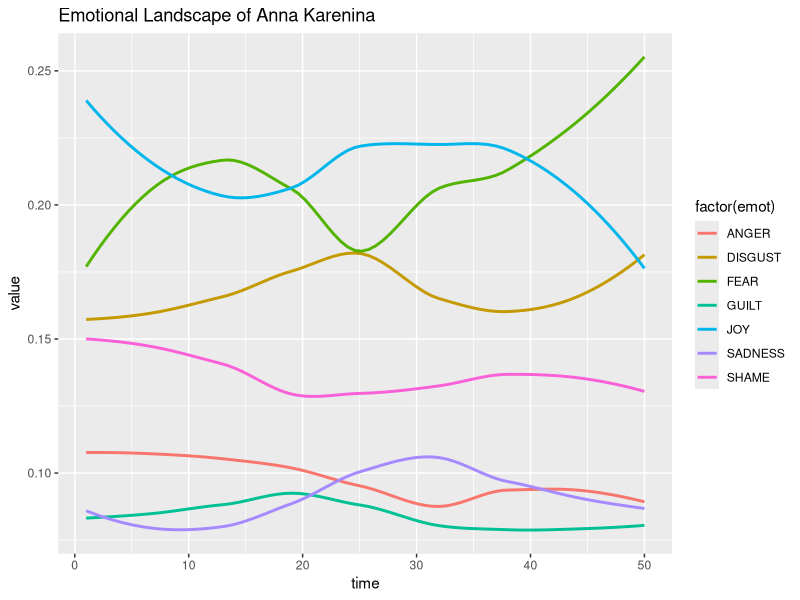

This figure's R source:
library(ggplot2)
library(reshape)

setwd("~/Desktop/SentimentCap/StoryData")

df = as.data.frame(read.csv('AnnaKareninaSent.csv', header = FALSE))
names = c('JOY','FEAR','ANGER','SADNESS','DISGUST','SHAME','GUILT')
col1 = c()
col2= c()
col3 = c()
for(i in 1:7) {
  for (j in 1:50) {
    col1 = append(col1, df[i,j])
    print(df[i,j])
  }
  col2 = append(col2, rep(names[i], 50))
  col3 = append(col3, seq(1,50))
}

df = data.frame(value = col1, emot = col2, time = col3)
p = ggplot(df, aes(x = time, y = value, color = factor(emot)))
# p + geom_smooth(se = FALSE) + geom_point() + geom_line()
p + geom_smooth(se = FALSE) + guides(fill=guide_legend(title=NULL)) + ggtitle('Emotional Landscape of Anna Karenina')
